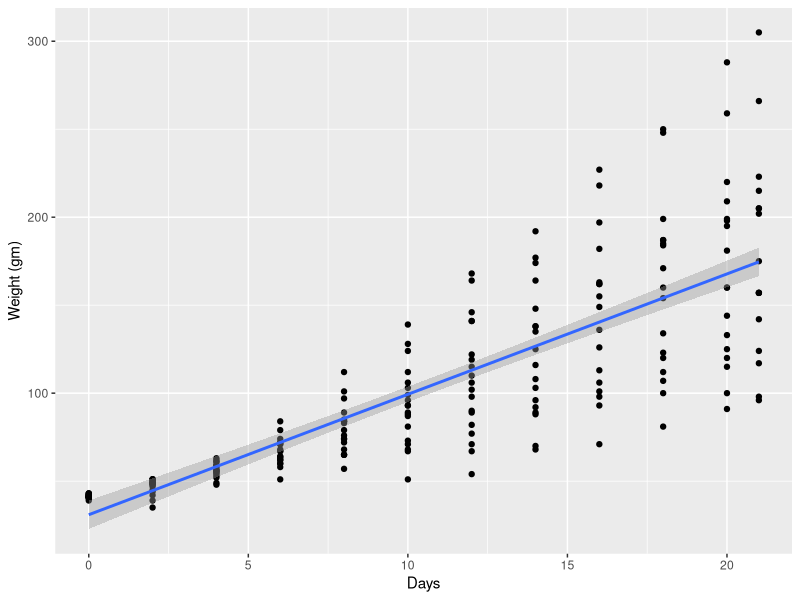
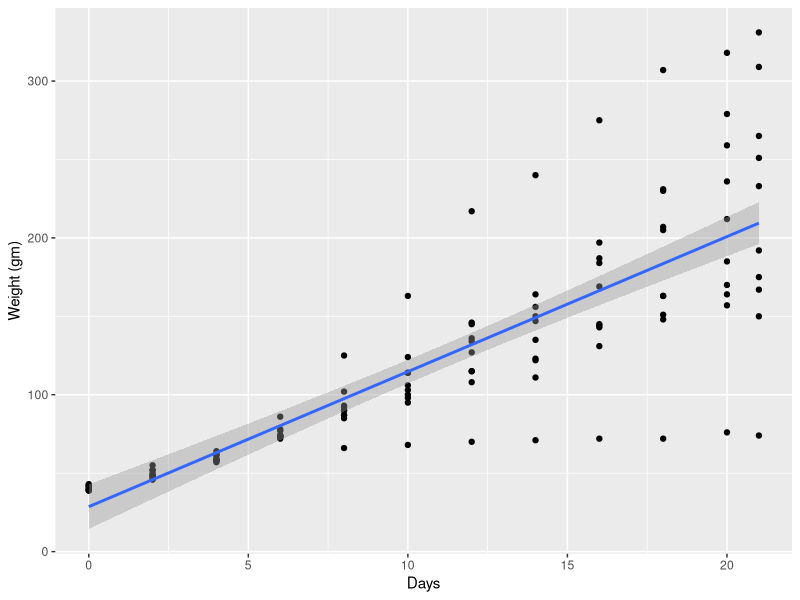
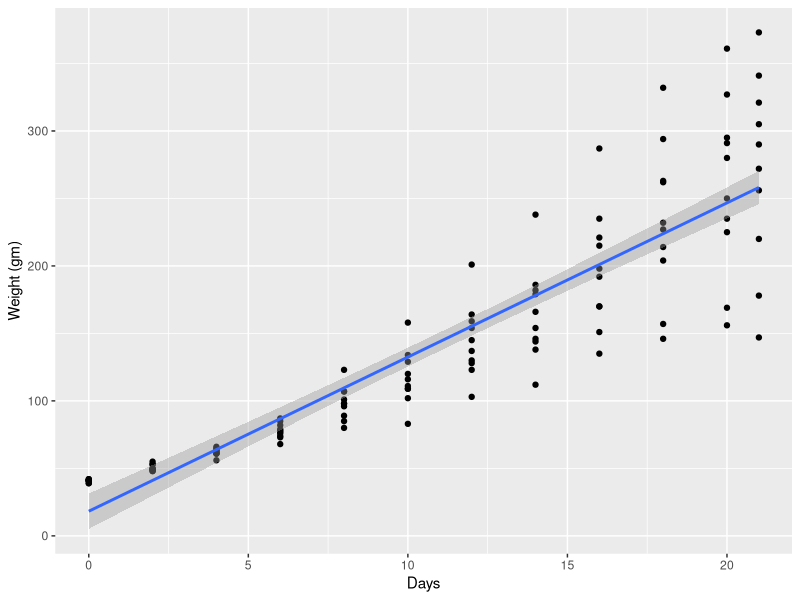

Recreate these plots in R, in order.
## ---- chunk 1
add <- function(x , y = 1) {
  x + y
}
## ---- chunk 2
add(15) # When no y value is given it is taken as 1, as specified in the function

add(15, 5)
## ---- chunk 3
sum_squares <- function(x, y) {
  x^2 + y^2
}
## ---- chunk 4
sum_squares(9, 20)
## ---- chunk 5
library(tidyverse)
chicks <- datasets::ChickWeight

Diet1 <- chicks %>% 
  filter(Diet == "1")
Diet2 <- chicks %>% 
  filter(Diet == "2")
Diet3 <- chicks %>% 
  filter(Diet == "3")
## ---- chunk 6
func_plot <- function(df) {
  plot1 <- df %>% 
    ggplot(aes(x = Time, y = weight)) +
    geom_point() +
    geom_smooth(method = "lm") +
    labs(x = "Days", y = "Weight (gm)", colour = "diet type") 
}
## ---- chunk 7
(diet1 <- func_plot(df = Diet1))
(diet2 <- func_plot(df = Diet2))
(diet3 <- func_plot(df = Diet3))
## ---- chunk 8
sum_stats <- function(df) {
  new_data <- df %>% 
    summarise(mean_wt = mean(weight),
              sd_wt = sd(weight),
              var_wt = var(weight)) 
}
## ---- chunk 9
(diet1 <- sum_stats(df = Diet1))
(diet2 <- sum_stats(df = Diet2))
(diet3 <- sum_stats(df = Diet3))
